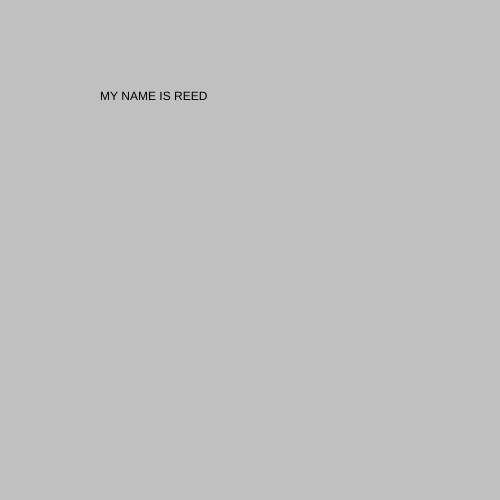
Frame 1 (no input)
Frame 60 (no input): identical to frame 1, image omitted
Frame 120 (the mouse pressed at the canvas centre since frame 60): identical to frame 1, image omitted

The p5.js sketch that drew this single still picture (run headless with seeded random() and noise() and a simulated clock; from frame 60 on, the mouse is pressed at the canvas centre):

// p5.js sketch
// ── sketch.js
let myState = 0 ;
let myTimer = 0 ;

function setup() {
  createCanvas(500, 500);
}

function draw() {

  switch(myState) {
    case 0:
    background('silver') ;
    text("MY NAME IS REED", 100, 100);
    myTimer++
    if (myTimer > 2*60) {
      myTimer = 0 ;
      myState = 1 ;
    }
    break ;

    case 1:
    background('red') ;
    text("Let me tell you a little about myself", 100, 100);
    myTimer++
    if (myTimer > 3*60) {
      myTimer = 0 ;
      myState = 2 ;
    }
    break ;

    case 2:
    background('teal') ;
    text("I love streaming on Twitch, photography, video games, music, and of course...FOOD!!", 10, 100) ;
    myTimer++
    if (myTimer > 4*60) {
      myTimer = 0 ;
      myState = 0 ;
    }
    break ;

  }

}
